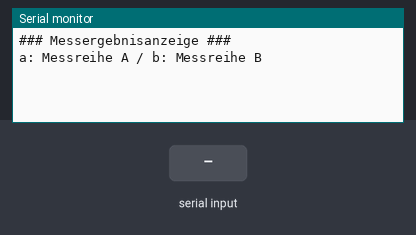
Bench run of a sketch on a simulated Arduino Uno, built with avr-gcc and run on an emulated ATmega328P. On the bench: the last lines printed to the serial monitor. Inputs (shaded band) come from the test bench.

Above: at 1.2 s.
1.3 s: "a" received over Serial
At 2.5 s:
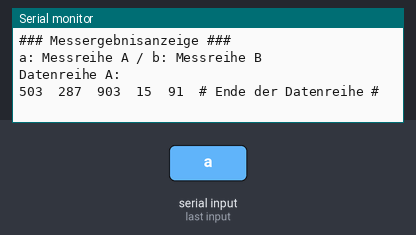
2.8 s: "b" received over Serial
At 3.6 s:
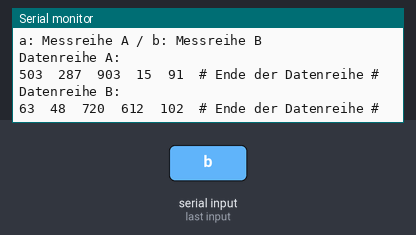

The sketch:

K04_9_Arrays.ino
```cpp
int MessreiheA[5] = {503, 287, 903, 15, 91};
int MessreiheB[] = {63, 48, 720, 612, 102};

void setup()
{
  Serial.begin(9600);
  Serial.println("### Messergebnisanzeige ###");
  Serial.println("a: Messreihe A / b: Messreihe B");
}

void loop() {
  if (Serial.available()) {
    char Eingabe = Serial.read();
    if(Eingabe == 'a')
    {
      Serial.println();
      Serial.println("Datenreihe A:");
      for(byte i=0; i < 5; i++)
      {
        Serial.print(MessreiheA[i]);
        Serial.print("  ");
      }
      Serial.println("# Ende der Datenreihe #");
    }
    if(Eingabe == 'b')
    {
      Serial.println();
      Serial.println("Datenreihe B:");
      for(byte i=0; i < 5; i++)
      {
        Serial.print(MessreiheB[i]);
        Serial.print("  ");
      }
      Serial.println("# Ende der Datenreihe #");
    }
  }
}
```

Measured:
- after the input at 1.3 s, the serial monitor: prints a new line at once (image 1)
- after the input at 2.8 s, the serial monitor: prints a new line at once (image 2)
